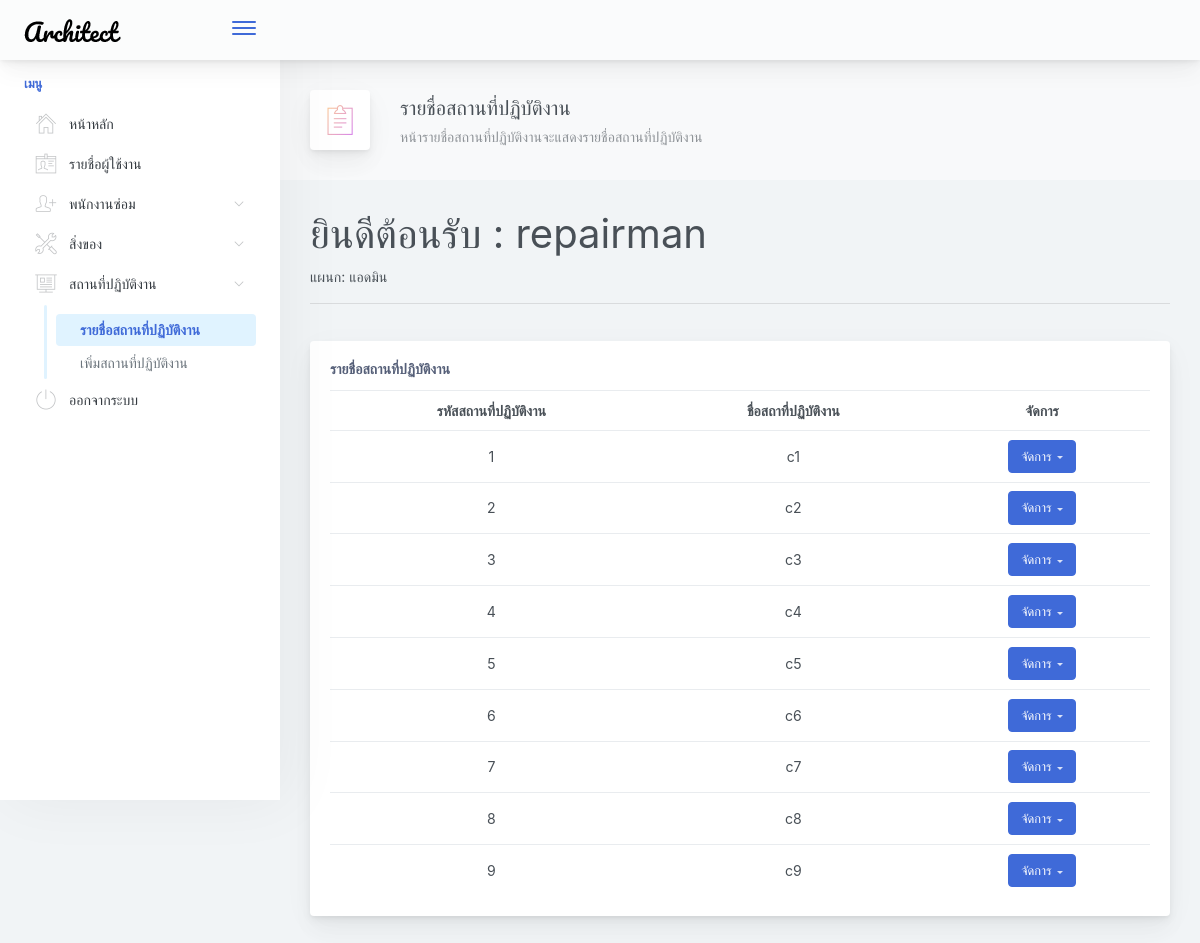
The app's page /admin/allroom.php (signed in), older data.
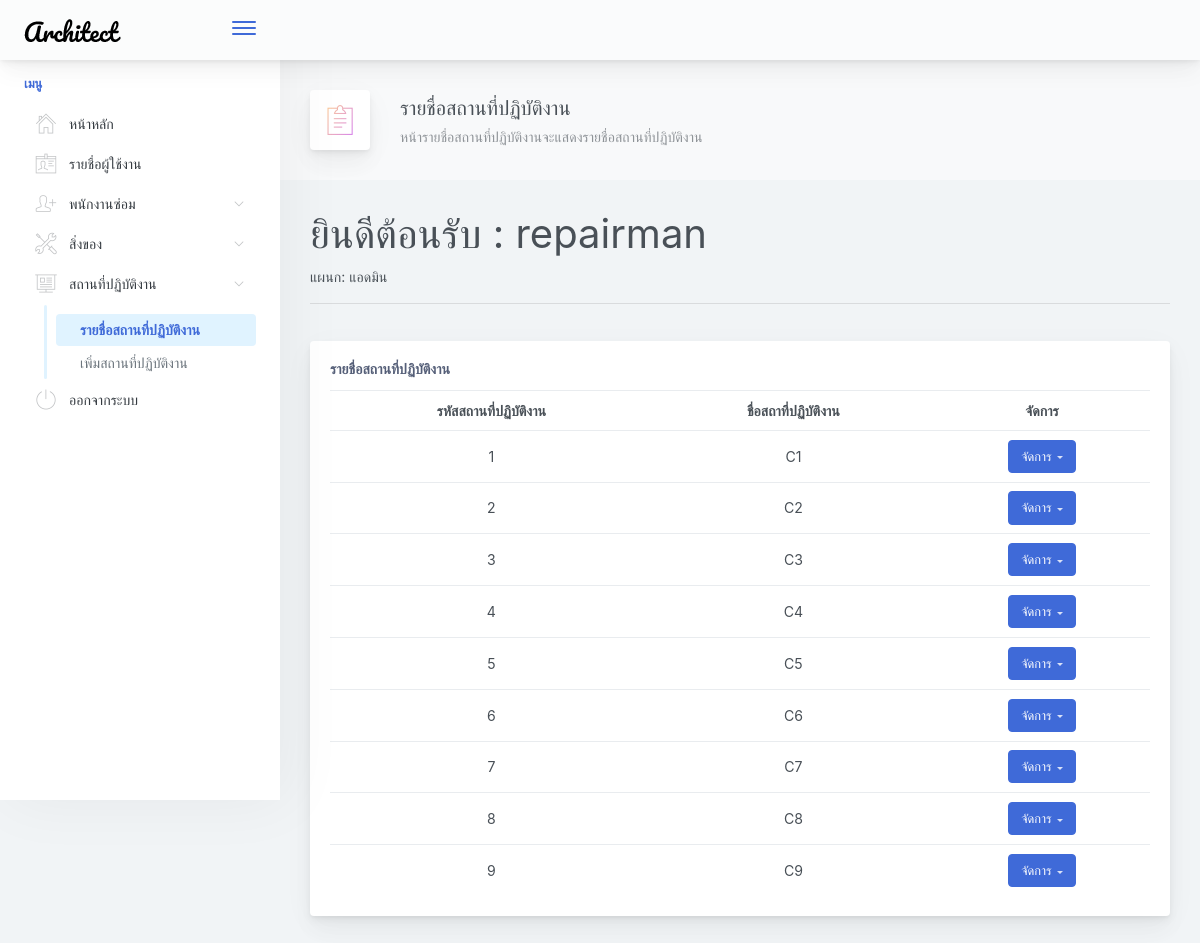
The same page, newer data.
### tables this page shows
CREATE TABLE `location` (
  `room_id` int(10) NOT NULL,
  `room_name` varchar(10) NOT NULL
);

### admin/allroom.php (the view, shortened to what the changed rows need)
<?php
require '../connect.php';
?>
<!doctype html>
<html lang="en">
<head>
    <link href="../main.css" rel="stylesheet">
</head>
<body>
    <div class="app-container app-theme-white body-tabs-shadow fixed-sidebar fixed-header">
        <div class="app-main">
            <div class="app-main__outer">
                <div class="app-main__inner">
                    <?php echo "<h1>ยินดีต้อนรับ : " . $_SESSION['name'] . "</h1>" ?>
                    <br />
                    <div class="main-card mb-3 card">
                        <div class="card-body">
                            <?php
                            $sql = "SELECT * FROM location";
                            $result = $dbcon->query($sql);
                            if ($result->num_rows > 0) {
                                echo "<table class='mb-0 table table-hover'>";
                                echo "<tr align='center'>";
                                echo "<th>รหัสสถานที่ปฏิบัติงาน</th>";
                                echo "<th>ชื่อสถาที่ปฏิบัติงาน</th>";
                                echo "<th>จัดการ</th>";
                                echo "</tr>";
                                while ($row = $result->fetch_assoc()) {
                                    echo "<tr align='center'>";
                                    echo "<td>" . $row["room_id"] . " </td>";
                                    echo "<td>" . $row["room_name"] . "</td>";
                                    echo "<td><div class='dropdown d-inline-block'>
                            <button type='button' aria-haspopup='true' aria-expanded='false' data-toggle='dropdown' class='dropdown-toggle btn btn-primary'>จัดการ</button>
                            <div tabindex='-1' role='menu' aria-hidden='true' class='dropdown-menu'>
                        <form action='deleteroom.php' method='post'>
                            <input type='hidden' name='room_id' value='" . $row['room_id'] . "'>
                            <button type='submit' tabindex='0' class='dropdown-item' style='color:red;'>ลบสถานที่ปฏิบัติงาน</button>
                        </form>
                            </div>
                            </div>
                            </td>";
                                    echo "</tr>";
                                }
                                echo "</table>";
                            } else {
                                echo "ขณะนี้ไม่มีการแจ้งซ่อม<br />";
                            }
                            ?>
                        </div>
                    </div>
                </div>
            </div>
        </div>
</body>
</html>

Row changes from the older to the newer data that the page shows:
changed location id 1: room_name "c1" → "C1"
changed location id 2: room_name "c2" → "C2"
changed location id 3: room_name "c3" → "C3"
changed location id 4: room_name "c4" → "C4"
changed location id 5: room_name "c5" → "C5"
changed location id 6: room_name "c6" → "C6"
changed location id 7: room_name "c7" → "C7"
changed location id 8: room_name "c8" → "C8"
changed location id 9: room_name "c9" → "C9"
